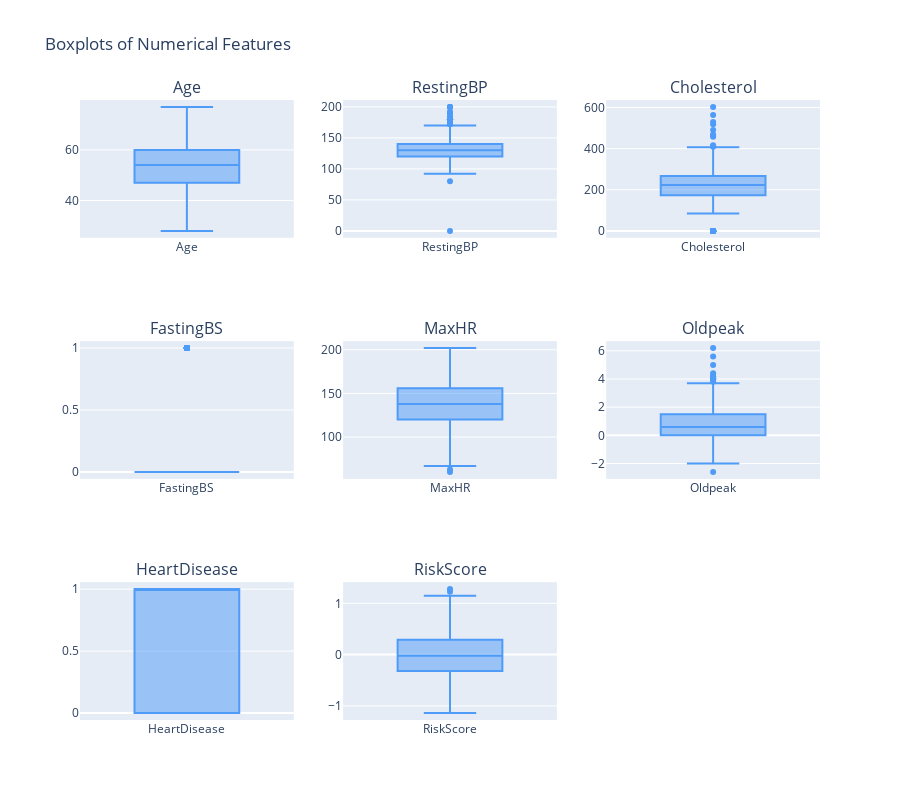

Write notebook code for a chart like this one.
### Markdown cell above
Using boxplot and histogram to show outliers

### Code cell
# Select numerical columns
numerical_features = df.select_dtypes(include=[float, int]).columns

# Calculate skewness and kurtosis
# Skewness and Kurtosis for Numerical Features
results = []
for col in numerical_features:
    col_skewness = skew(df[col].dropna())  # Drop NaN values for calculation
    col_kurtosis = kurtosis(df[col].dropna())  # Drop NaN values for calculation
    results.append({'Feature': col, 'Skewness': col_skewness, 'Kurtosis': col_kurtosis})

# Create a DataFrame
result_df = pd.DataFrame(results)

# Custom palette colors
custom_palette = ['#4e9bf8'] 

# Visualize using Plotly boxplots
fig = make_subplots(rows=3, cols=3, subplot_titles=numerical_features)

for i, col in enumerate(numerical_features):
    fig.add_trace(
        go.Box(
            y=df[col],
            name=col,
            marker_color=custom_palette[0],
            text=df[col],
            hoverlabel=dict(
                font=dict(color='white')
            )
        ),
        row=i//3 + 1,
        col=i%3 + 1
    )

fig.update_layout(
    title_text='Boxplots of Numerical Features',
    height=800,
    showlegend=False
)

fig.show()

### Figure 1 — Plotly figure (JSON) as saved in the notebook; plotly's stock layout.template omitted (floating-point values rounded to 4 significant figures; data arrays with more than 128 entries replaced by an {"elided": "..."} marker saying what was removed)
{"data": [{"hoverlabel": {"font": {"color": "white"}}, "marker": {"color": "#4e9bf8"}, "name": "Age", "text": {"elided": "918 int values"}, "type": "box", "xaxis": "x", "y": {"elided": "918 int values"}, "yaxis": "y"}, {"hoverlabel": {"font": {"color": "white"}}, "marker": {"color": "#4e9bf8"}, "name": "RestingBP", "text": {"elided": "918 int values"}, "type": "box", "xaxis": "x2", "y": {"elided": "918 int values"}, "yaxis": "y2"}, {"hoverlabel": {"font": {"color": "white"}}, "marker": {"color": "#4e9bf8"}, "name": "Cholesterol", "text": {"elided": "918 int values"}, "type": "box", "xaxis": "x3", "y": {"elided": "918 int values"}, "yaxis": "y3"}, {"hoverlabel": {"font": {"color": "white"}}, "marker": {"color": "#4e9bf8"}, "name": "FastingBS", "text": {"elided": "918 int values"}, "type": "box", "xaxis": "x4", "y": {"elided": "918 int values"}, "yaxis": "y4"}, {"hoverlabel": {"font": {"color": "white"}}, "marker": {"color": "#4e9bf8"}, "name": "MaxHR", "text": {"elided": "918 int values"}, "type": "box", "xaxis": "x5", "y": {"elided": "918 int values"}, "yaxis": "y5"}, {"hoverlabel": {"font": {"color": "white"}}, "marker": {"color": "#4e9bf8"}, "name": "Oldpeak", "text": {"elided": "918 float values"}, "type": "box", "xaxis": "x6", "y": {"elided": "918 float values"}, "yaxis": "y6"}, {"hoverlabel": {"font": {"color": "white"}}, "marker": {"color": "#4e9bf8"}, "name": "HeartDisease", "text": {"elided": "918 int values"}, "type": "box", "xaxis": "x7", "y": {"elided": "918 int values"}, "yaxis": "y7"}, {"hoverlabel": {"font": {"color": "white"}}, "marker": {"color": "#4e9bf8"}, "name": "RiskScore", "text": {"elided": "918 float values"}, "type": "box", "xaxis": "x8", "y": {"elided": "918 float values"}, "yaxis": "y8"}], "layout": {"annotations": [{"font": {"size": 16}, "showarrow": false, "text": "Age", "x": 0.1444, "xanchor": "center", "xref": "paper", "y": 1, "yanchor": "bottom", "yref": "paper"}, {"font": {"size": 16}, "showarrow": false, "text": "RestingBP", "x": 0.5, "xanchor": "center", "xref": "paper", "y": 1, "yanchor": "bottom", "yref": "paper"}, {"font": {"size": 16}, "showarrow": false, "text": "Cholesterol", "x": 0.8556, "xanchor": "center", "xref": "paper", "y": 1, "yanchor": "bottom", "yref": "paper"}, {"font": {"size": 16}, "showarrow": false, "text": "FastingBS", "x": 0.1444, "xanchor": "center", "xref": "paper", "y": 0.6111, "yanchor": "bottom", "yref": "paper"}, {"font": {"size": 16}, "showarrow": false, "text": "MaxHR", "x": 0.5, "xanchor": "center", "xref": "paper", "y": 0.6111, "yanchor": "bottom", "yref": "paper"}, {"font": {"size": 16}, "showarrow": false, "text": "Oldpeak", "x": 0.8556, "xanchor": "center", "xref": "paper", "y": 0.6111, "yanchor": "bottom", "yref": "paper"}, {"font": {"size": 16}, "showarrow": false, "text": "HeartDisease", "x": 0.1444, "xanchor": "center", "xref": "paper", "y": 0.2222, "yanchor": "bottom", "yref": "paper"}, {"font": {"size": 16}, "showarrow": false, "text": "RiskScore", "x": 0.5, "xanchor": "center", "xref": "paper", "y": 0.2222, "yanchor": "bottom", "yref": "paper"}], "height": 800, "showlegend": false, "title": {"text": "Boxplots of Numerical Features"}, "xaxis": {"anchor": "y", "domain": [0, 0.2889]}, "xaxis2": {"anchor": "y2", "domain": [0.3556, 0.6444]}, "xaxis3": {"anchor": "y3", "domain": [0.7111, 1]}, "xaxis4": {"anchor": "y4", "domain": [0, 0.2889]}, "xaxis5": {"anchor": "y5", "domain": [0.3556, 0.6444]}, "xaxis6": {"anchor": "y6", "domain": [0.7111, 1]}, "xaxis7": {"anchor": "y7", "domain": [0, 0.2889]}, "xaxis8": {"anchor": "y8", "domain": [0.3556, 0.6444]}, "xaxis9": {"anchor": "y9", "domain": [0.7111, 1]}, "yaxis": {"anchor": "x", "domain": [0.7778, 1]}, "yaxis2": {"anchor": "x2", "domain": [0.7778, 1]}, "yaxis3": {"anchor": "x3", "domain": [0.7778, 1]}, "yaxis4": {"anchor": "x4", "domain": [0.3889, 0.6111]}, "yaxis5": {"anchor": "x5", "domain": [0.3889, 0.6111]}, "yaxis6": {"anchor": "x6", "domain": [0.3889, 0.6111]}, "yaxis7": {"anchor": "x7", "domain": [0, 0.2222]}, "yaxis8": {"anchor": "x8", "domain": [0, 0.2222]}, "yaxis9": {"anchor": "x9", "domain": [0, 0.2222]}}}
